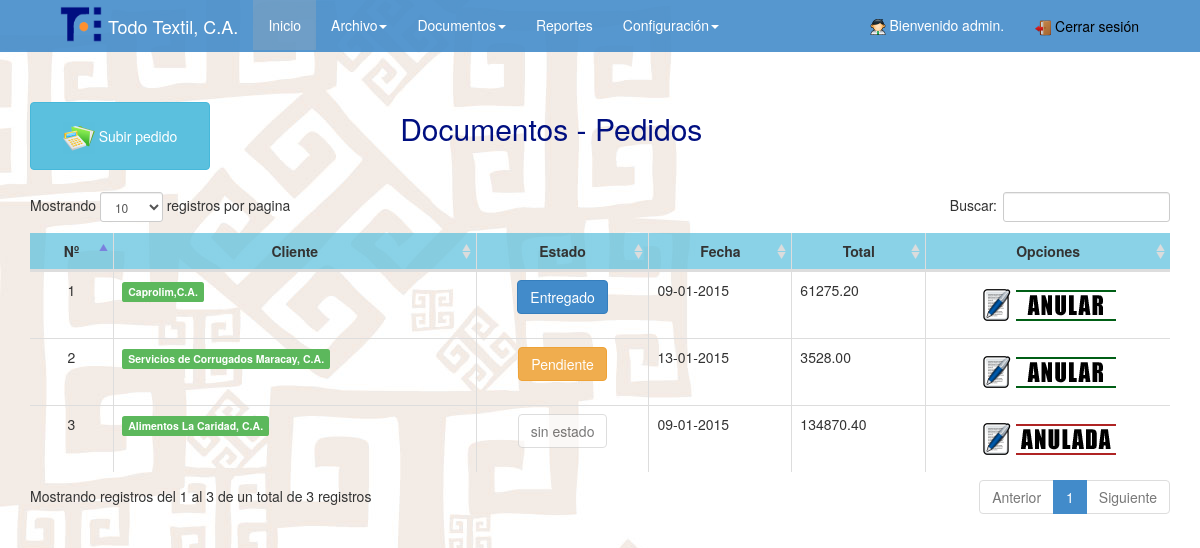
Screenshot of /SISTEMA/documentos/pedidos/pedidos.php (signed in) with the database file from the repository.
### tables this page shows
CREATE TABLE IF NOT EXISTS `pedido` (
  `idpedido` int(11) NOT NULL AUTO_INCREMENT,
  `idcliente` int(11) NOT NULL,
  `Norden` varchar(50) NOT NULL,
  `fecha` date NOT NULL,
  `idstatus` int(3) NOT NULL,
  `monto` double(10,2) NOT NULL,
  `iva` double(10,2) NOT NULL,
  `total` double(10,2) NOT NULL,
  `anulada` varchar(10) NOT NULL,
  `iduser` int(11) NOT NULL,
  PRIMARY KEY (`idpedido`),
  KEY `idcliente` (`idcliente`),
  KEY `iduser` (`iduser`),
  KEY `idstatus` (`idstatus`)
);

CREATE TABLE IF NOT EXISTS `cliente` (
  `idcliente` int(11) NOT NULL AUTO_INCREMENT,
  `nombre` varchar(80) NOT NULL,
  `rif` varchar(15) NOT NULL,
  `direc` varchar(160) NOT NULL,
  `tlf` varchar(15) NOT NULL,
  `email` varchar(100) DEFAULT NULL,
  PRIMARY KEY (`idcliente`)
);

CREATE TABLE IF NOT EXISTS `status` (
  `idstatus` int(10) NOT NULL AUTO_INCREMENT,
  `status` varchar(50) NOT NULL,
  PRIMARY KEY (`idstatus`)
);

### SISTEMA/include/database.php (called while the page is built, shortened)
<?php
class MySQLDB
{
   var $connection;
	function MySQLDB(){
	  $this->connection = mysql_connect(DB_SERVER, DB_USER, DB_PASS) or die(mysql_error());
	}
	function getClientesbyId($id)
	{
		$q = "SELECT * FROM cliente WHERE idcliente= '".$id."'";
		$result = mysql_query($q,$this->connection);
	  	if(!$result || (mysql_num_rows($result) < 1))
	    {
			return NULL;
	    }else{
			for($i=0; $i<mysql_num_rows($result);$i++)
			{
				$dbarray = mysql_fetch_assoc($result);
				$array[]=$dbarray;
			}
			return $array;
		}
	}
	function getStatusbyId($id)
	{
		$q = "SELECT * FROM status WHERE idstatus= '".$id."'";
		$result = mysql_query($q,$this->connection);
	  	if(!$result || (mysql_num_rows($result) < 1))
	    {
			return NULL;
	    }else{
			for($i=0; $i<mysql_num_rows($result);$i++)
			{
				$dbarray = mysql_fetch_assoc($result);
				$array[]=$dbarray;
			}
			return $array;
		}
	}
	function getLastPedidoTemp(){
		$q= "SELECT idpedtemp FROM pedtemp ORDER BY idpedtemp DESC LIMIT 1";
		$result = mysql_query($q, $this->connection);
		if (!$result || (mysql_num_rows($result) < 1)) {
			return NULL;
		}else{
			for ($i=0; $i < mysql_num_rows($result) ; $i++) {
				$dbarray = mysql_fetch_array($result);
				$array[]=$dbarray;
			}
			return $array;
		}
	}
	function getPedido(){
		$q= "SELECT idpedido,idcliente,Norden, DATE_FORMAT(fecha,'%d-%m-%Y') as fecha,idstatus,total, anulada FROM pedido";
		$result = mysql_query($q, $this->connection);
		if (!$result || (mysql_num_rows($result) < 1)) {
			return NULL;
		}else{
			for ($i=0; $i < mysql_num_rows($result) ; $i++) {
				$dbarray = mysql_fetch_array($result);
				$array[]=$dbarray;
			}
			return $array;
		}
	}
	function getPedidoAnul($id){
		$q= "SELECT anulada FROM pedido WHERE idpedido = '".$id."' ";
		$result = mysql_query($q, $this->connection);
		if (!$result || (mysql_num_rows($result) < 1)) {
			return NULL;
		}else{
			for ($i=0; $i < mysql_num_rows($result) ; $i++) {
				$dbarray = mysql_fetch_array($result);
				$array[]=$dbarray;
			}
			return $array;
		}
	}
};
$database = new MySQLDB;
?>

### SISTEMA/documentos/pedidos/pedidos.php (the view, shortened to what this page needs)
<?php include_once("../../include/session.php"); ?>
<!doctype html>
<html>
	<head>
		<link rel="stylesheet" type="text/css" href="../../css/main.css">
		<link rel="stylesheet" href="../../css/bootstrap.min.css">
 	<link rel="stylesheet" type="text/css" href="../../css/datatables.css">
 <link rel="stylesheet" type="text/css" href="../../pjdietz-Freeow-c84f9e9/style/freeow/freeow.css" />
<link rel="stylesheet" type="text/css" href="../../pjdietz-Freeow-c84f9e9/demo/demo.css" />
	</head>
<body>
 	<?php include("header.php");
    ?>
	<div class="container">
		<div class="row">
 	   	<?php
	 	  $pedido=$database->getLastPedidoTemp();
 	  	?>
 	  		<br/>
			<br/>
		<form action="../../process.php" method="post" class="form-signin">
			<div class="col-md-2">
		 	  <button type="submit" class="btnEd btn-info btn-md" style="margin-top: 10px;margin-bottom: 10px;"/>
		 	  <img src="../../images/cot.png">  Subir pedido </a>
	 	  	</div>
 	  </form>
  	  <div class="col-md-7">
 	  	<h2 style="color: rgb(0, 15, 128);" class="text-center">Documentos - Pedidos</h2>
 	  </div>
		<br/><br/><br/><br/><br/>
 	  <div class="col-md-12">
		<table width="100%" class="table table-bordered table-hover " id="table_id">
	        <thead >
	            <tr style="background: rgba(91, 192, 222, 0.71);">
	                <th width="auto" class="text-center"><?php echo utf8_decode('Nº') ?></th>
	                <th width="auto" class="text-center">Cliente</th>
	                <th width="auto" class="text-center">Estado</th>
	                <th width="auto" class="text-center">Fecha</th>
	                <th width="auto" class="text-center">Total</th>
	                <th width="auto" class="text-center">Opciones</th>
	            </tr>
	        </thead>
			<tbody>
			<?php
			$arrayPed = $database->getPedido();
			if(sizeof($arrayPed)>0)
			{
				for($j=0; $j<sizeof($arrayPed); $j++)
	        	{
	        			$an = $database -> getPedidoAnul($arrayPed[$j]['idpedido']);
	        			$stat = $database -> getStatusbyId($arrayPed[$j]['idstatus']);
	        			if ($stat[0]['idstatus'] == '3') {
	        				$estado='btn btn-warning';
	        				$dis = '';
	        				$textSt= $stat[0]['status'];
	        			}elseif($stat[0]['idstatus'] == '4')
	        			{
	        				$estado='btn btn-primary';
	        				$dis = '';
	        				$textSt= $stat[0]['status'];
	        			}
	        			if ($an[0]['anulada'] == 'si') {
	        				$estado='btn btn-default';
	        				$dis = 'disabled = disabled';
	        				$textSt= 'sin estado';
	        			}
	        			$arrayCli = $database->getClientesbyId($arrayPed[$j]['idcliente']);
	        			echo '<tr>';
	        					echo '<td class="text-center">'.$arrayPed[$j]['idpedido'].'</td>';
			        			echo '<td><span class="label label-success">'.$arrayCli[0]['nombre'].'</span></td>';
			        			echo '<td class="text-center"><strong><a class="'.$estado.'" '.$dis.' href="updstat.php?id='.$arrayPed[$j]['idpedido'].'&stat='.$arrayPed[$j]['idstatus'].'">'.$textSt.'</a></strong></td>';
			        			echo '<td>'.$arrayPed[$j]['fecha'].'</td>';
			        			echo '<td>'.$arrayPed[$j]['total'].'</td>';
			        			echo '<td class="text-center"><a href="editP.php?idpe='.$arrayPed[$j]['idpedido'].'" class="a"><img src="../../images/edit.png"/></a>';
		        				if (($an[0]['anulada']) == 'si') {
			        				echo '<a href="deleteP.php?id='.$arrayPed[$j]['idpedido'].'" onclick="return confirmation()">
			        				<img src="../../images/anulada.png"/></a></td>';
			        			}else{
			        				echo '<a href="deleteP.php?id='.$arrayPed[$j]['idpedido'].'" onclick="return confirmation()">
			        				<img src="../../images/anular.png"/></a></td>';
			        			}
			    }
        	}
			 ?>
        </tbody>
        </table>
        </div>
        		<br/>
		<br/>
		</div>
		</div>
</body>
</html>

### SISTEMA/css/datatables.css (style rules this page uses)
table.dataTable td, table.dataTable th { -webkit-box-sizing: content-box; -moz-box-sizing: content-box; box-sizing: content-box; }
table.dataTable { clear: both; margin-top: 6px !important; margin-bottom: 6px !important; max-width: none !important; }
table.dataTable thead .sorting, table.dataTable thead .sorting_asc, table.dataTable thead .sorting_desc, table.dataTable thead .sorting_asc_disabled, table.dataTable thead .sorting_desc_disabled { cursor: pointer; }
table.dataTable thead .sorting { background: url('../images/sort_both.png') no-repeat center right; }
table.dataTable thead .sorting_asc { background: url('../images/sort_asc.png') no-repeat center right; }
table.dataTable thead > tr > th { padding-left: 18px; padding-right: 18px; }
table.table-bordered.dataTable { border-collapse: separate !important; }
table.table-bordered thead th, table.table-bordered thead td { border-left-width: 0; border-top-width: 0; }
table.table-bordered tbody th, table.table-bordered tbody td { border-left-width: 0; border-bottom-width: 0; }
table.table-bordered th:last-child, table.table-bordered td:last-child { border-right-width: 0; }

### SISTEMA/documentos/pedidos/header.php (style rules this page uses)
body { background-image: url("../../images/bg.jpg"); background-color: #cccccc; }

### rows the page displays
pedido: idpedido "1", idcliente.nombre "Caprolim,C.A.", idstatus.status "Entregado", fecha "09-01-2015", total "61275.20"
pedido: idpedido "2", idcliente.nombre "Servicios de Corrugados Maracay, C.A.", idstatus.status "Pendiente", fecha "13-01-2015", total "3528.00"
pedido: idpedido "3", idcliente.nombre "Alimentos La Caridad, C.A.", anulada "sin estado", fecha "09-01-2015", total "134870.40"

### other values shown
utf8_decode('Nº') "Nº"
